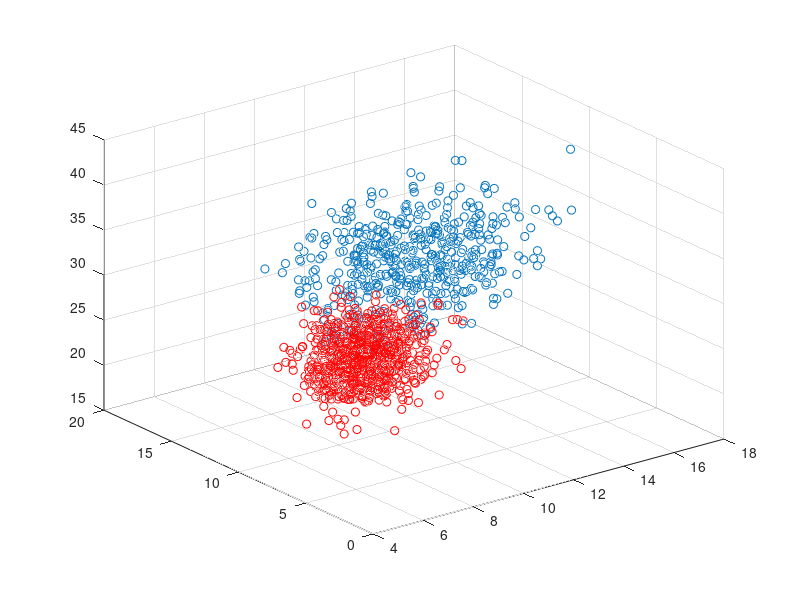

Write MATLAB code to recreate this figure. (Note: this script raises an error after producing the figure.)

%%%%%%%%%%%%%%%%%%%%%%%%%%%%%%%%%%%%%%%%%%%%%%%%%%%%%%%%%%%%%%%%%%%%%%%%%%%%%%%%%%%%%%%%%%%%%%%%

%load('VTSaumonBar2.mat')
load('VTSaumonBar3.mat')

nbIter = 20;
sizeTrain = 20;

ErreurSaumon=ones(1,20);
ErreurBar=zeros(1,20);

sizeVTBar=size(VTBar,1);
sizeVTSaumon=size(VTSaumon,1);


%visualisation des echantillons avant Projection 2D --> 1D:

%figure(1);
%scatter(VTBar(:, 1),VTBar(:,2),'blue');
%hold on;
%scatter(VTSaumon(:, 1), VTSaumon(:,2),'r');
%hold off;

%visualisation des echantillons avant Projection 3D --> 1D:

figure(1)
scatter3(VTBar(:, 1),VTBar(:,2),VTBar(:,3),'blue');
hold on
scatter3(VTSaumon(:, 1), VTSaumon(:,2),VTSaumon(:,3),'r');
hold off

%ACP 

%VBar=CalculACP(VTBar);
%VSaumon=CalculACP(VTSaumon);
%projBar=Projection(VBar,VTBar);
%projSaumon=Projection(VSaumon,VTSaumon);

%visualisation des echantillons aprés la réduction 



%ACI 2D --> 1D:
VACI=CalculACI(VTBar,VTSaumon);
%VSaumon=CalculACI(VTSaumon);
projBar=Projection(VACI,VTBar);
projSaumon=Projection(VACI,VTSaumon);

figure(2)
hold on
axis equal
plot(projSaumon,'-o');
plot(projBar,'-o');
hold off

for i=1:nbIter

%[ TrainSaumon,TestSaumon,TrainBar, TestBar] = extractTestAndTrain(VTSaumon, VTBar, sizeTrain);

[ TrainSaumon,TestSaumon,TrainBar, TestBar] = extractTestAndTrain(projSaumon, projBar, sizeTrain);


[modelBar]=TrainModel(TrainBar);
[modelSaumon]=TrainModel(TrainSaumon);



ResBar = Myclassify(TestBar,modelBar,modelSaumon);
ResSaumon = Myclassify(TestSaumon,modelBar,modelSaumon);


[SaumonError, BarError ] = ComputeError(ResSaumon, ResBar);


ErreurSaumon(i)= SaumonError*100;
ErreurBar(i)=BarError*100;


end;

ErreurSaumonT=sum(ErreurSaumon)/100
ErreurBarT=sum(ErreurBar)/100


figure(4);
plot(1:nbIter, ErreurBar,'g')
hold on
plot(1:nbIter, ErreurSaumon)
